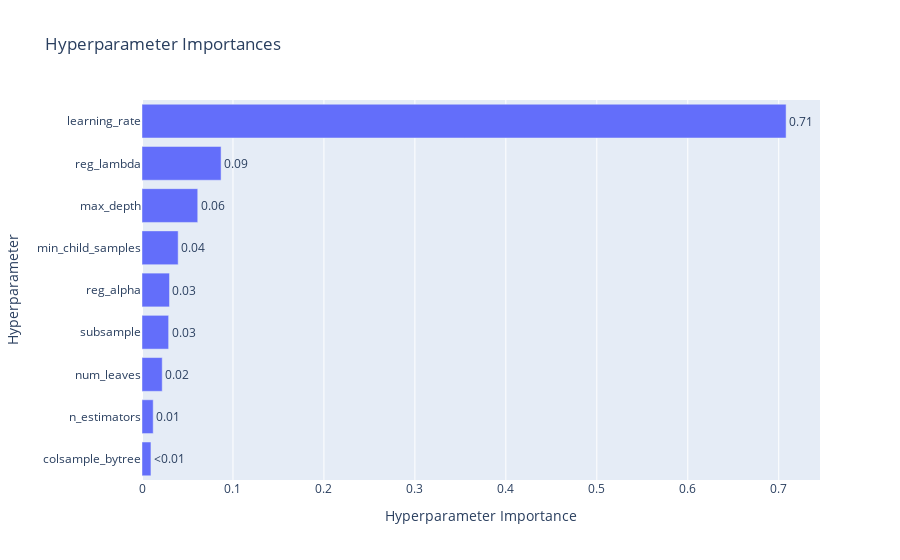

Notebook code for this chart:
### Code cell
# %%script skipped # Skipped due to resource optimization

optuna.visualization.plot_param_importances(clf_lgbm_tuned_study)

### Figure 1 — Plotly figure (JSON) as saved in the notebook; plotly's stock layout.template omitted (floating-point values rounded to 4 significant figures)
{"data": [{"cliponaxis": false, "hovertemplate": ["colsample_bytree (FloatDistribution): 0.009842038364165428<extra></extra>", "n_estimators (IntDistribution): 0.01231758668437996<extra></extra>", "num_leaves (IntDistribution): 0.022239455243189717<extra></extra>", "subsample (FloatDistribution): 0.02928135003691984<extra></extra>", "reg_alpha (FloatDistribution): 0.030223254734009178<extra></extra>", "min_child_samples (IntDistribution): 0.039757303758192176<extra></extra>", "max_depth (IntDistribution): 0.06128247326823335<extra></extra>", "reg_lambda (FloatDistribution): 0.08695172339664958<extra></extra>", "learning_rate (FloatDistribution): 0.7081048145142608<extra></extra>"], "name": "Objective Value", "orientation": "h", "text": ["<0.01", "0.01", "0.02", "0.03", "0.03", "0.04", "0.06", "0.09", "0.71"], "textposition": "outside", "type": "bar", "x": [0.009842, 0.01232, 0.02224, 0.02928, 0.03022, 0.03976, 0.06128, 0.08695, 0.7081], "y": ["colsample_bytree", "n_estimators", "num_leaves", "subsample", "reg_alpha", "min_child_samples", "max_depth", "reg_lambda", "learning_rate"]}], "layout": {"title": {"text": "Hyperparameter Importances"}, "xaxis": {"title": {"text": "Hyperparameter Importance"}}, "yaxis": {"title": {"text": "Hyperparameter"}}}}
